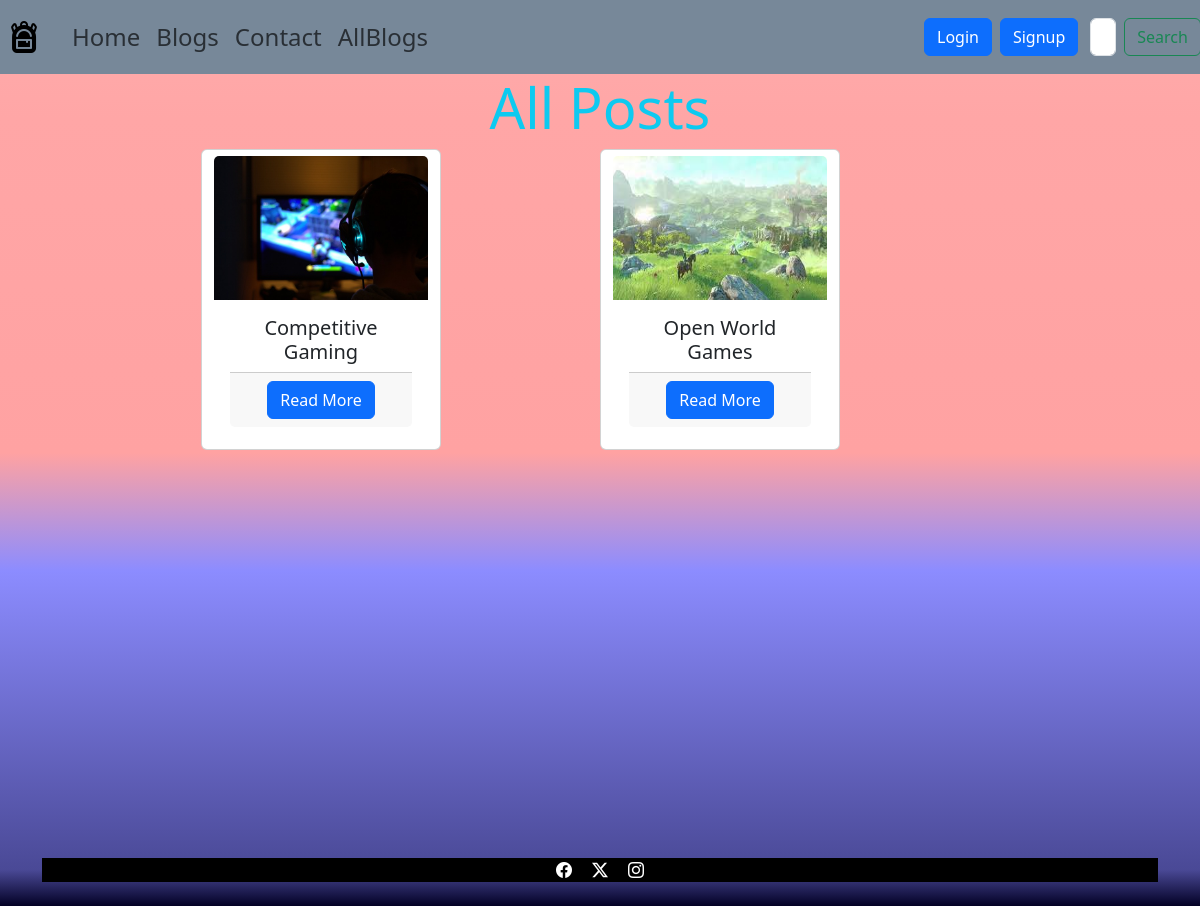
The page /allblogs?category=E-Sports on the database its author committed.
### myBlogs/models.py (models this page shows)
class blog_post(models.Model):
    blog_title = models.CharField(max_length=80)
    blog_img = models.ImageField(upload_to='images/')
    blog_description=RichTextField()
    Blog_cat = models.ForeignKey(blog_category,null=True, default= None ,on_delete=models.CASCADE)
    like_count =models.IntegerField(default=0, null = True)
    view_count = models.IntegerField(default=0, null = True)
    def __str__(self):
        return self.blog_title

### myBlogs/views.py (the view)
# urls.py: path('allblogs',views.allblogs,name='allblogs'),
def allblogs(request):
    x = blog_post.objects.all()
    var = request.GET.get('category')
    print(var)
    if(var):
        x=blog_post.objects.filter(Blog_cat__blog_cat=var)
        print(x)
    else:
        x=blog_post.objects.all()
        print(x)
    p = Paginator(x, 3)
    page_number = request.GET.get("page")
    page_obj = p.get_page(page_number)
    return render(request,'myBlogs/allblogs.html',{"y":x})

### myBlogs/templates/myBlogs/allblogs.html (shortened to what this page needs)
<!DOCTYPE html>
<html lang="en">
<head>
    <link href="https://cdn.jsdelivr.net/npm/bootstrap@5.3.2/dist/css/bootstrap.min.css" rel="stylesheet">
    {%include 'myBlogs/navigation_bar.html' %}
</head>
<body style="background: rgb(2,0,36);
background: linear-gradient(0deg, rgba(2,0,36,1) 0%, rgba(74,73,150,1) 4%, rgba(140,140,255,1) 37%, rgba(255,162,162,1) 50%, rgba(255,166,166,1) 87%, rgba(255,172,172,1) 100%);">
    <div class="container text-center mb-4">
        <h3 class="display-4 text-info">All Posts</h3>
        <div class="d-flex flex-wrap justify-content-evenly">
          {% for y in y %}
          <div id="My_card" class="card mb-2 btn btn-outline-secondary" style="width: 20vw; min-height:5vw;">
            <img src="{{ y.blog_img.url }}" class="card-img-top" alt="..." style="height: 12vw">
            <div class="card-body">
              <h5 class="card-title">{{ y.blog_title }}</h5>
              <div class="card-footer">
                <a href='{% url 'add_comment' y.blog_title %}?blog_id={{y.id}}' class="btn btn-primary">Read More</a>
              </div>
            </div>
          </div>
          {% endfor %}
      </div>
      <footer >
        {% include "myBlogs/footer.html" %}
      </footer>
  </body>
</html>

### rows shown on the page
blog_post: blog_img (picture), blog_title "Competitive Gaming"
blog_post: blog_img (picture), blog_title "Open World Games"
